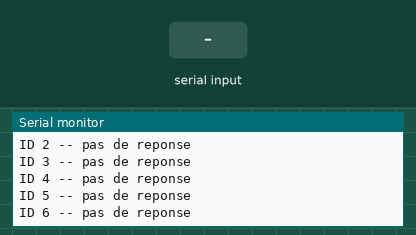
Bench run of a sketch on a simulated Arduino Leonardo, built with avr-gcc and run on an emulated ATmega32U4. On the bench: the last lines printed to the serial monitor. The test bench sets the inputs (shaded band).

Above: at 1.3 s.
1.4 s: "off\n" received over Serial
At 2.1 s:
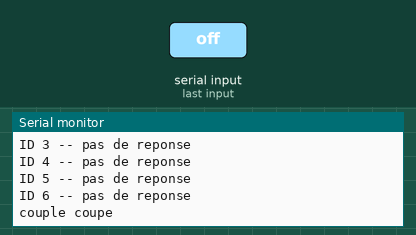
2.9 s: "on\n" received over Serial
At 3.3 s:
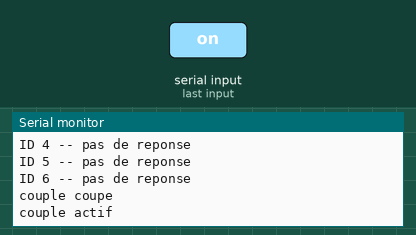
4.4 s: "m \n" received over Serial
At 5.6 s:
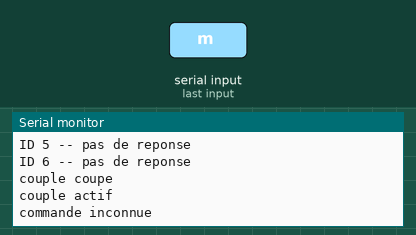
5.9 s: "r 90\n" received over Serial
At 6.8 s:
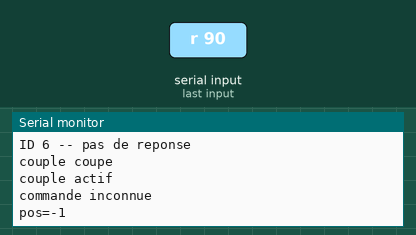
7.4 s: "m 90 45\n" received over Serial
At 7.9 s:
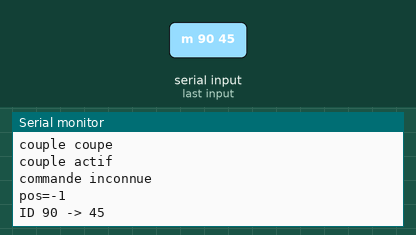
Timing chart, 0 to 9.9 s (numbered marks = the images above; inputs shaded):
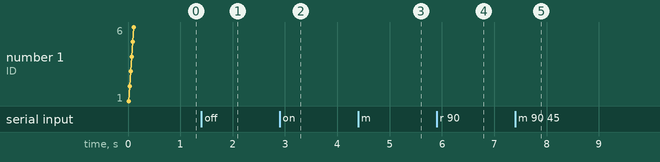

Measured:
- after the input at 1.4 s, the serial monitor: prints a new line at once (image 1)
- after the input at 2.9 s, the serial monitor: prints a new line at once (image 2)
- after the input at 4.4 s, the serial monitor: prints a new line at once (image 3)
- after the input at 5.9 s, the serial monitor: prints a new line at once (image 4)
- after the input at 7.4 s, the serial monitor: prints a new line at once (image 5)

The sketch:

yun_6_servos.ino
```cpp
// MateBot - Arduino Yun + Waveshare Bus Servo Adapter (A) - 6 x STS3215 en serie
// Protocole Feetech STS : FF FF ID LEN INSTR PARAMS CHK
// Serial  = USB (moniteur serie, 115200)
// Serial1 = broches 0 (RX) / 1 (TX) -> adaptateur Waveshare (cavalier en A)
// IMPORTANT : ne PAS utiliser Bridge.h dans ce sketch.

const uint8_t  NB = 6;
uint8_t  IDS[NB] = {1, 2, 3, 4, 5, 6};
const long BUS_BAUD = 1000000;   // defaut STS3215

void writePacket(uint8_t id, uint8_t instr, const uint8_t *p, uint8_t n) {
  uint8_t len = n + 2, chk = id + len + instr;
  Serial1.write(0xFF); Serial1.write(0xFF);
  Serial1.write(id); Serial1.write(len); Serial1.write(instr);
  for (uint8_t i = 0; i < n; i++) { Serial1.write(p[i]); chk += p[i]; }
  Serial1.write((uint8_t)~chk);
  Serial1.flush();
}

void clearRx() { while (Serial1.available()) Serial1.read(); }

// Lit une reponse ; retourne nb d'octets de parametres ou -1
int readReply(uint8_t id, uint8_t *out, uint8_t maxN, unsigned long tmo = 20) {
  unsigned long t = millis(); uint8_t buf[16]; uint8_t k = 0;
  while (millis() - t < tmo && k < sizeof(buf)) {
    if (Serial1.available()) buf[k++] = Serial1.read();
    // l'adaptateur renvoie l'echo de notre trame : on cherche FF FF id
    for (uint8_t s = 0; s + 5 < k; s++) {
      if (buf[s] == 0xFF && buf[s+1] == 0xFF && buf[s+2] == id) {
        uint8_t len = buf[s+3];
        if (k >= s + 4 + len) {
          if (buf[s+4] > 0x0F) continue;  // pas un octet d'erreur -> echo
          uint8_t n = len - 2; if (n > maxN) n = maxN;
          for (uint8_t i = 0; i < n; i++) out[i] = buf[s+5+i];
          return n;
        }
      }
    }
  }
  return -1;
}

bool ping(uint8_t id) {
  clearRx(); writePacket(id, 0x01, nullptr, 0);
  uint8_t d[2]; return readReply(id, d, 2) >= 0;
}

// position 0..4095 (2048 = centre), vitesse en pas/s (0 = max), acc 0..254
void moveTo(uint8_t id, int pos, int speed = 1500, uint8_t acc = 50) {
  uint8_t p[8] = {0x29, acc, (uint8_t)(pos & 0xFF), (uint8_t)(pos >> 8),
                  0, 0, (uint8_t)(speed & 0xFF), (uint8_t)(speed >> 8)};
  writePacket(id, 0x03, p, 8);
}

int readPos(uint8_t id) {
  clearRx(); uint8_t p[2] = {0x38, 2}; writePacket(id, 0x02, p, 2);
  uint8_t d[2]; if (readReply(id, d, 2) != 2) return -1;
  return d[0] | (d[1] << 8);
}

void torque(uint8_t id, bool on) { uint8_t p[2] = {0x28, on}; writePacket(id, 0x03, p, 2); }

void scan() {
  for (uint8_t i = 0; i < NB; i++) {
    Serial.print("ID "); Serial.print(IDS[i]);
    if (ping(IDS[i])) { Serial.print(" OK  pos="); Serial.println(readPos(IDS[i])); }
    else Serial.println(" -- pas de reponse");
  }
}

void sweep() {
  for (uint8_t i = 0; i < NB; i++) moveTo(IDS[i], 1500);
  delay(1500);
  for (uint8_t i = 0; i < NB; i++) moveTo(IDS[i], 2600);
  delay(1500);
  for (uint8_t i = 0; i < NB; i++) moveTo(IDS[i], 2048);
}

void setup() {
  Serial.begin(115200);
  Serial1.begin(BUS_BAUD);
  while (!Serial && millis() < 5000) {}
  Serial.println(F("MateBot - 6 servos STS3215"));
  Serial.println(F("Commandes : scan | sweep | m <id> <pos> | r <id> | off | on"));
  scan();
}

void loop() {
  if (!Serial.available()) return;
  String c = Serial.readStringUntil('\n'); c.trim();
  if (c == "scan") scan();
  else if (c == "sweep") sweep();
  else if (c == "off") { for (uint8_t i = 0; i < NB; i++) torque(IDS[i], false); Serial.println("couple coupe"); }
  else if (c == "on")  { for (uint8_t i = 0; i < NB; i++) torque(IDS[i], true);  Serial.println("couple actif"); }
  else if (c.startsWith("m ")) {
    int id, pos; if (sscanf(c.c_str(), "m %d %d", &id, &pos) == 2) {
      pos = constrain(pos, 0, 4095); moveTo(id, pos); Serial.print("ID "); Serial.print(id); Serial.print(" -> "); Serial.println(pos);
    }
  }
  else if (c.startsWith("r ")) { int id = c.substring(2).toInt(); Serial.print("pos="); Serial.println(readPos(id)); }
  else Serial.println("commande inconnue");
}
```
